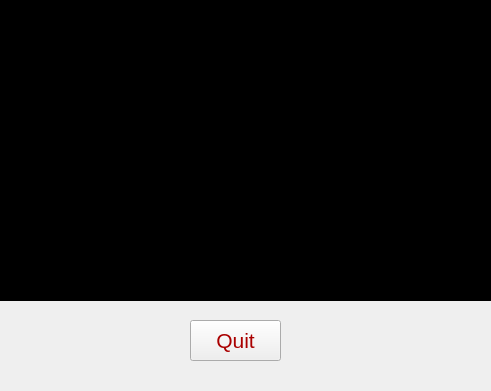
<?xml version="1.0" encoding="UTF-8"?>
<ui version="4.0">
 <class>WinScreen</class>
 <widget class="QWidget" name="WinScreen">
  <property name="geometry">
   <rect>
    <x>0</x>
    <y>0</y>
    <width>491</width>
    <height>391</height>
   </rect>
  </property>
  <property name="windowTitle">
   <string>Form</string>
  </property>
  <widget class="QPushButton" name="pushButton">
   <property name="geometry">
    <rect>
     <x>190</x>
     <y>320</y>
     <width>91</width>
     <height>41</height>
    </rect>
   </property>
   <property name="font">
    <font>
     <pointsize>16</pointsize>
    </font>
   </property>
   <property name="styleSheet">
    <string notr="true">color: rgb(170, 0, 0);</string>
   </property>
   <property name="text">
    <string>Quit</string>
   </property>
  </widget>
  <widget class="QTextEdit" name="winTextEdit">
   <property name="geometry">
    <rect>
     <x>0</x>
     <y>0</y>
     <width>491</width>
     <height>301</height>
    </rect>
   </property>
   <property name="styleSheet">
    <string notr="true">background-color: rgb(0, 0, 0);
color: rgb(255, 255, 255);</string>
   </property>
  </widget>
 </widget>
 <resources/>
 <connections/>
</ui>
